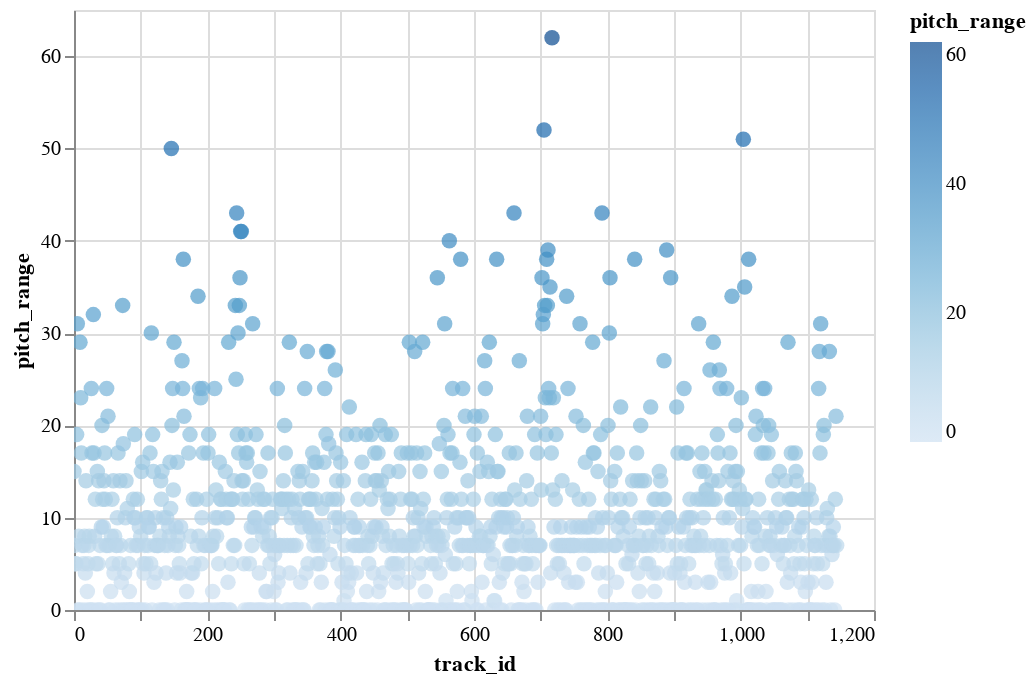

Here is the notebook cell this chart was saved with:
### Code cell
alt.Chart(tracks_df[['track_id', 'pitch_range']]).mark_circle(size=60).encode(
    x='track_id',
    y='pitch_range',
    color='pitch_range',
    tooltip=['track_id']
).interactive()

### Figure 1 — Vega-Lite specification as saved in the notebook (floating-point values rounded to 4 significant figures; data arrays with more than 128 entries replaced by an {"elided": "..."} marker saying what was removed)
{"config": {"view": {"continuousWidth": 400, "continuousHeight": 300}}, "data": {"name": "data-bcf9ec1e3cf7c02f5ebb4b1aead7e21e"}, "mark": {"type": "circle", "size": 60}, "encoding": {"color": {"type": "quantitative", "field": "pitch_range"}, "tooltip": [{"type": "quantitative", "field": "track_id"}], "x": {"type": "quantitative", "field": "track_id"}, "y": {"type": "quantitative", "field": "pitch_range"}}, "selection": {"selector002": {"type": "interval", "bind": "scales", "encodings": ["x", "y"]}}, "$schema": "https://vega.github.io/schema/vega-lite/v4.8.1.json", "datasets": {"data-bcf9ec1e3cf7c02f5ebb4b1aead7e21e": {"elided": "1145 records"}}}
